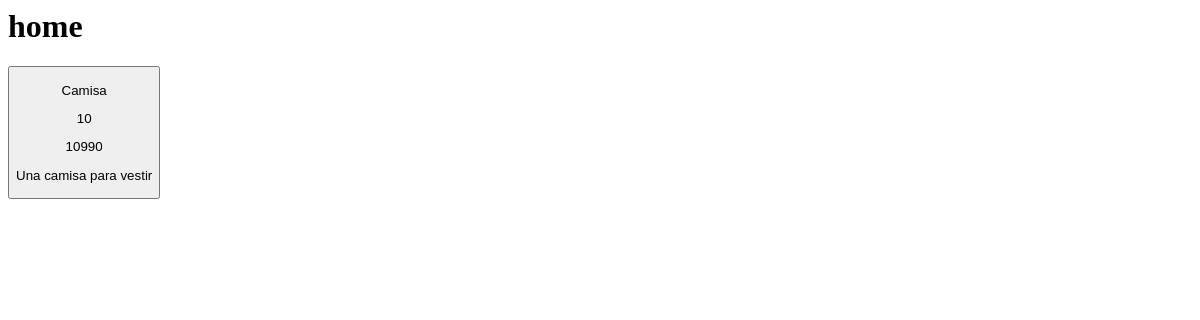
Before: / with the older database file.
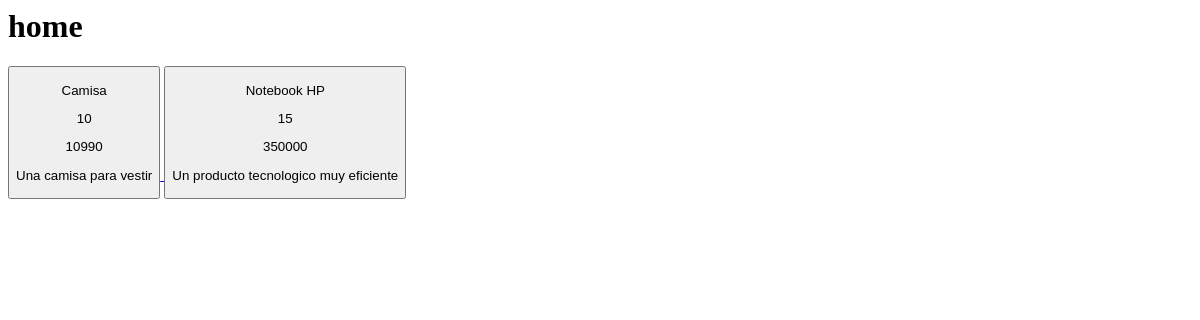
After: the same page with the newer database file.
### clientes/models.py (models this page shows, shortened)
class Products(models.Model):
    cantidad_disponible = models.IntegerField(default=0)
    nombre_producto = models.CharField(max_length=200)
    precio_producto = models.IntegerField(default=0)
    descripcion_producto = models.TextField()

### clientes/views.py (the view)
# urls.py: 2. Add a URL to urlpatterns:  path('', views.home, name='home')
def home(request):
    products = Products.objects.all()
    return render(request, 'home.html', {"productos":products})

### clientes/templates/home.html
<h1>home</h1>
{% for producto in productos %}
    <a href="{% url 'vista_producto' products_id=producto.id %}">
        <button>
            <p>{{ producto.nombre_producto }}</p>
            <p>{{ producto.cantidad_disponible }}</p>
            <p>{{ producto.precio_producto }}</p>
            <p>{{ producto.descripcion_producto }}</p>
        </button>
    </a>
{% endfor %}

Changed rows visible on the page:
added Products: nombre_producto "Notebook HP", cantidad_disponible "15", precio_producto "350000", descripcion_producto "Un producto tecnologico muy eficiente"
